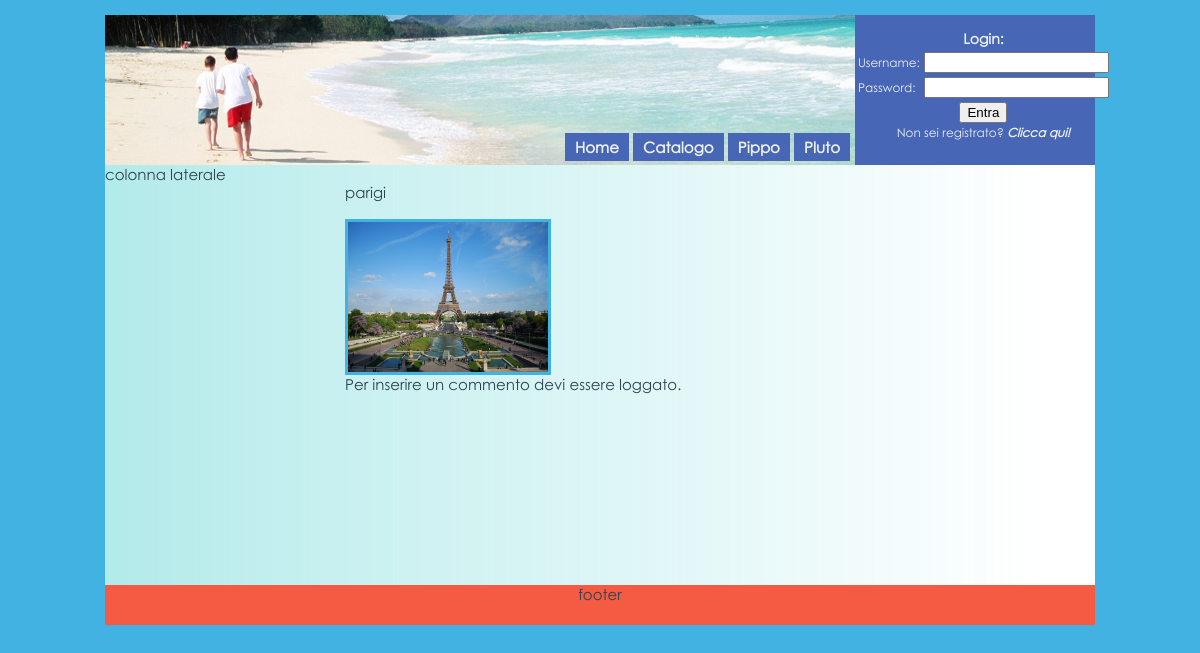
The page /commenti.php?id=5 on the database its author committed.
### tables this page shows
CREATE TABLE IF NOT EXISTS `destinazione` (
  `id` int(11) NOT NULL AUTO_INCREMENT,
  `continente` varchar(50) NOT NULL,
  `citta` varchar(50) NOT NULL,
  `tipo` varchar(50) NOT NULL,
  `foto` varchar(100) NOT NULL,
  `descrizione` longtext NOT NULL,
  PRIMARY KEY (`id`)
);

### config.php (called while the page is built)
<?php
	 $session_name = "login";
?>

### database.php (called while the page is built, shortened)
<?php
    class database{
        public static function qSelect($conn, $sql){
            $risposta = mysql_query($sql)
                or die("Errore nell'esecuzione della query di selezione: " . mysql_error());
            return $risposta;
        }
    }
?>

### commenti.php (the view, shortened to what this page needs)
<!DOCTYPE HTML PUBLIC "-//W3C//DTD HTML 4.01 Transitional//EN" "http://www.w3.org/TR/html4/loose.dtd">
<html>
  <head>
    <link rel="stylesheet" type="text/css" href="style/style.css">
    <link rel="stylesheet" type="text/css" href="style/rateit.css">
  </head>
  <body>
    <div id="container">
    <div id="header_container">
	<div id="logo">
			<span id="menu">
				<a href="index.php"><span class="btn_menu">Home</span></a>
				<a href="#"><span class="btn_menu">Catalogo</span></a>
				<a href="#"><span class="btn_menu">Pippo</span></a>
				<a href="#"><span class="btn_menu">Pluto</span></a>
			</span>
	</div>
	<div id="login">
		<?php
			include_once 'config.php';
			if(isset($_SESSION[$session_name])){
				echo "<br><br><h2>Benvenuto<a href='homepersonale.php'> " . $_SESSION['username'] . "!</a></h2><br>";
				echo "<form method='POST' action='logout.php'>
						<input type='submit' value='logout'>
					  </form>";
			}
			else
			{
					include 'login_form.php';
			}
		?>
	</div>
	</div>
      <div id="content_container">
	<div id="content">
		<?php
			include_once "database.php";
			$id_dest = $_GET['id'];
			$conn=database::dbConnect();
			$sql = "SELECT `citta`, `foto`, `descrizione` FROM `destinazione` WHERE `id` = $id_dest";
			$result = database::qSelect($conn, $sql);
			$record = mysql_fetch_array($result);
			extract($record);
			echo "<div id='dest_intestazione'><br><div id='dest_commento'>$citta</div><br>";
			echo "<div id='dest_foto'><img src=style/images/dest/$foto width=200 height=150></div>";
			echo "<div id='dest_descrizione'>$descrizione</div></div>";
			if(isset($_SESSION[$session_name])){
				$user=$_SESSION['username'];
				if(!isset($_POST['commento'])){
					echo "<br><span class='tit_commento'>Inserisci un commento e assegna un rating:</span>";
					echo "<div class='rateit' id='rateit5' data-rateit-step=1></div><br>";
					$form="<div id='commento'>
						 	<form name='form_commento' method='POST' action='commenti.php?id=".$id_dest."'>
						 		<textarea name='commento' cols=90 rows=5></textarea>
						 		<input type='hidden' name='voto' value=''>
						 		<br>
						 		<input class='btn_commenta' type='button' value='Commenta' onclick=\"check_comment($id_dest,'$user')\">
						 	</form>
						  </div><br>";
					echo $form;
				 }
				else{
				}
			}
			else
				echo "Per inserire un commento devi essere loggato.";
		?>
	</div>
	<div id="navigation">
	  	<div>colonna laterale</div>
	</div>
      </div>
      <div id="footer">
		<div>footer</div>
      </div>
    </div>
  </body>
</html>

### style/style.css (style rules this page uses)
html,body { font-family: "Century Gothic", verdana, sans-serif; font-size: 15px; color: #2E4350; height: 100%; margin: 0; padding: 0; }
body { font-family: "Century Gothic", verdana, sans-serif; font-size: 15px; background-color: #42B2E3; text-align:center; }
#container { width: 990px; margin: 0 auto; margin-top: 15px; text-align: left; }
#header_container { width: 990px; line-height: 1; margin: 0 auto; background: #ECF0F1; height: 150px; text-align: center; }
#logo { float:left; width:750px; height:150px; background: url("images/header.png"); }
#logo a { text-decoration: none; font-weight: bold; color: #ECF0F1; }
#menu { float:right; padding-top:125px; padding-right: 5px; }
.btn_menu { width: 90px; height: 25px; padding-top: 5px; padding-bottom: 5px; padding-left: 10px; padding-right: 10px; background-color: #4766B5; }
#login { font-size: 12px; color: #ECF0F1; float:right; width:240px; height:150px; background-color: #4766B5; }
#content_container { overflow:hidden; width: 990px; margin: 0 auto; min-height:420px; }
#content { float: right; width: 750px; background: url("images/cont_background.png") repeat-y; padding-bottom: 10000px; margin-bottom: -10000px; }
#navigation { float: left; width:240px; background: url("images/nav_background.png") repeat-y; padding-bottom: 10000px; margin-bottom: -10000px; }
#footer { background-color: #F55A42; width: 990px; margin: 0 auto; text-align: center; height: 40px; clear:both; }
#dest_foto { border:3px solid #42B2E3; width:200px; height:150px; margin:0 auto; float: left; }
#dest_intestazione { overflow:auto; }

### rows shown on the page
destinazione: citta "parigi", foto (picture)
